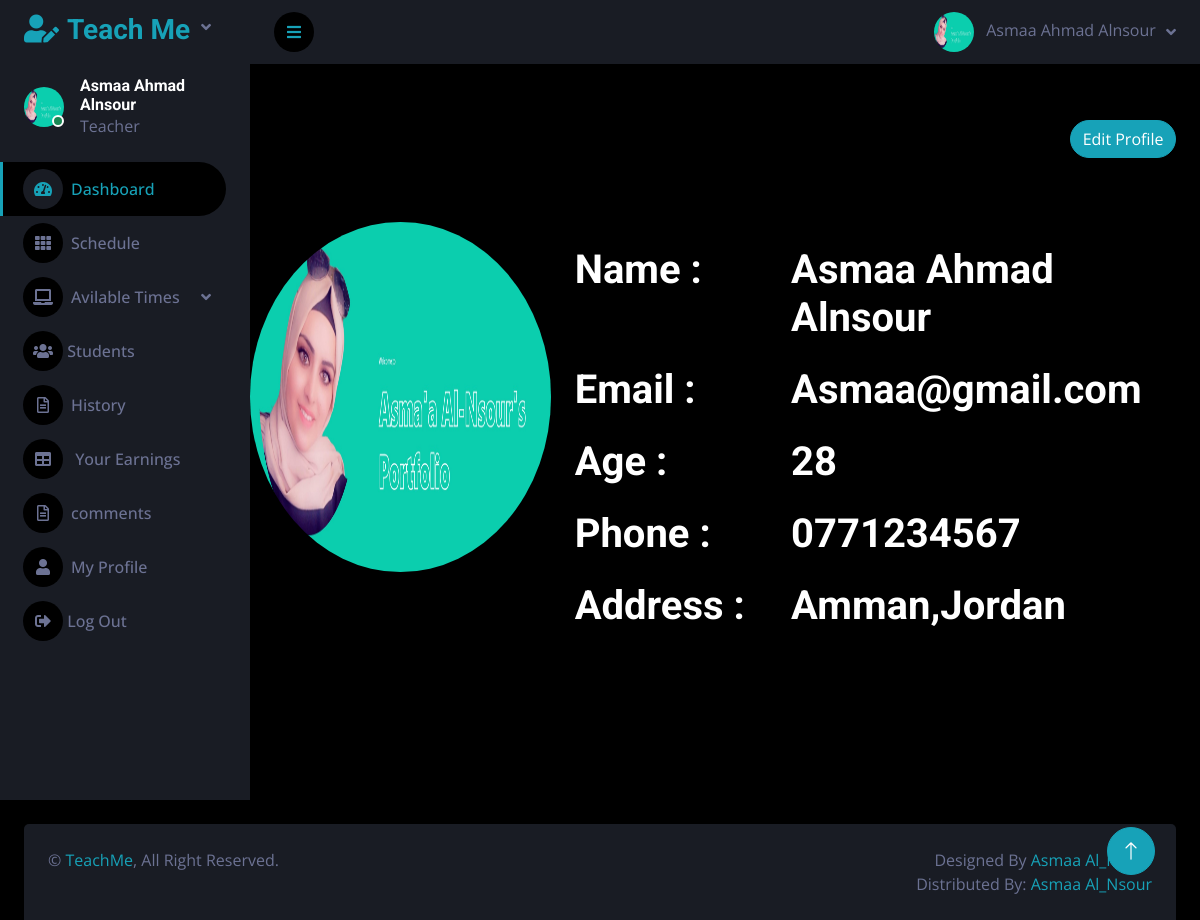
Screenshot of /Source Code/private_online_sessions/teacher_area/index.php?my_profile (signed in) with the database file from the repository.
### tables this page shows
CREATE TABLE `teachers` (
  `id` int(11) NOT NULL,
  `full_name` varchar(255) NOT NULL,
  `phone` varchar(15) NOT NULL,
  `email` varchar(150) NOT NULL,
  `password` varchar(11) NOT NULL,
  `subject_id` int(11) NOT NULL,
  `address` varchar(255) NOT NULL,
  `age` int(11) NOT NULL,
  `image` varchar(255) NOT NULL,
  `degree` varchar(255) NOT NULL,
  `degree_file` varchar(255) NOT NULL,
  `experience` varchar(255) NOT NULL,
  `experience_file` varchar(255) NOT NULL,
  `approval` int(11) NOT NULL DEFAULT 0 COMMENT '0 is not approved',
  `suspend` int(11) NOT NULL DEFAULT 1 COMMENT '0 is suspended',
  `delete_teacher` int(11) NOT NULL DEFAULT 1 COMMENT '0 is Deleted'
);

### Source Code/private_online_sessions/teacher_area/my_profile.php (the view)
<?php
$get_user = "SELECT * FROM `teachers` WHERE id=$id ";
  $run_user = mysqli_query($con,$get_user);
  $row_user=mysqli_fetch_array($run_user);
?>
<div class="row portfolio-container mt-5 ml-5">
<div class="col-lg-10 col-md-10 mb-10 portfolio-item"></div>
<div class="col-lg-2 col-md-2 mb-2 portfolio-item">
<a  href="index.php?edit_profile"  ><button type="button" class="btn btn-primary rounded-pill m-2">Edit Profile</button></a>
</div></div>
        <div class="row portfolio-container mt-5 ml-5">
          <div class="col-lg-4 col-md-6 mb-4 portfolio-item">
            <div class="position-relative overflow-hidden mb-2">
              <img style="width: 200px; height: 350px;" class="img-fluid w-100 rounded-circle" src="../admin_area/user_image/<?php echo $row_user['image']; ?>" alt="" />
            </div>
          </div>
          <div class="col-lg-8 col-md-6 mb-4 portfolio-item">
            <br>
            <div class="row">
            <h1 class="col-lg-4 col-md-6 mb-4 "> Name    : </h1>
            <h1 class="col-lg-8 col-md-6 mb-4 "><?php echo $row_user['full_name']; ?></h1>
            <h1 class="col-lg-4 col-md-6 mb-4 ">Email    : </h1>
            <h1 class="col-lg-8 col-md-6 mb-4 "><?php echo $row_user['email']; ?></h1>
            <h1 class="col-lg-4 col-md-6 mb-4 ">Age     : </h1>
            <h1 class="col-lg-8 col-md-6 mb-4 "><?php echo $row_user['age']; ?></h1>
            <h1 class="col-lg-4 col-md-6 mb-4 ">Phone   : </h1>
            <h1 class="col-lg-8 col-md-6 mb-4 "><?php echo $row_user['phone']; ?></h1>
            <h1 class="col-lg-4 col-md-6 mb-4 ">Address : </h1>
            <h1 class="col-lg-8 col-md-6 mb-4 "><?php echo $row_user['address']; ?></h1>
            </div>
          </div>
          </div>

### Source Code/private_online_sessions/teacher_area/sidebar.php (shortened to what this page needs)
<?php
include("includes/db.php");
if(!isset($_SESSION['teacher_email'])){
echo "<script>window.open('../dashboard/login.php','_self')</script>";
}
else {
    $email=$_SESSION['teacher_email'];
    $get_teacher = "SELECT * FROM teachers WHERE email ='$email'";
    $run_teacher = mysqli_query($con,$get_teacher);
    $row_teacher = mysqli_fetch_array($run_teacher);
?>
<body>
    <div class="container-fluid position-relative d-flex p-0">
        <div class="sidebar pe-4 pb-3">
            <nav class="navbar bg-secondary navbar-dark">
                <a href="index.php?dashboard" class="navbar-brand mx-4 mb-3">
                    <h3 class="text-primary"><i class="fa fa-user-edit me-2"></i>Teach Me</h3>
                </a>
                <div class="d-flex align-items-center ms-4 mb-4">
                    <div class="position-relative">
                        <img class="rounded-circle" src="../admin_area/user_image/<?php echo $row_teacher['image']; ?>" alt="" style="width: 40px; height: 40px;">
                        <div class="bg-success rounded-circle border border-2 border-white position-absolute end-0 bottom-0 p-1"></div>
                    </div>
                    <div class="ms-3">
                        <h6 class="mb-0"><?php echo $_SESSION['teacher_name'] ;?></h6>
                        <span>Teacher</span>
                    </div>
                </div>
                <div class="navbar-nav w-100">
                    <a href="index.php?dashboard" class="nav-item nav-link active"><i class="fa fa-tachometer-alt me-2"></i>Dashboard</a>
                    <a href="index.php?daily_schedule" class="nav-item nav-link"><i class="fa fa-th me-2"></i>Schedule</a>
                    <div class="nav-item dropdown">
                        <a href="#" class="nav-link dropdown-toggle" data-bs-toggle="dropdown"><i class="fa fa-laptop me-2"></i>Avilable Times</a>
                    </div>
                    <a href="index.php?student" class="nav-item nav-link"><i class="fas fa-users"></i>  Students</a>
                    <a href="index.php?history" class="nav-item nav-link"><i class="far fa-file-alt me-2"></i>History</a>
                    <a href="index.php?earnings" class="nav-item nav-link"><i class="fa fa-table me-2"></i> Your Earnings</a>
                    <a href="index.php?comments" class="nav-link dropdown-toggle" ><i class="far fa-file-alt me-2"></i>comments</a>
                    <a href="index.php?my_profile" class="nav-item nav-link"><i class="fa fa-user me-2"></i>My Profile</a>
                    <a href="logout.php" class="nav-item nav-link"><i class="fas fa-sign-out-alt"></i>  Log Out</a>
                </div>
            </nav>
        </div>
        <div class="content">
            <nav class="navbar navbar-expand bg-secondary navbar-dark sticky-top px-4 py-0">
                <a href="#" class="sidebar-toggler flex-shrink-0">
                    <i class="fa fa-bars"></i>
                </a>
                <div class="navbar-nav align-items-center ms-auto">
                    <div class="nav-item dropdown">
                        <a href="#" class="nav-link dropdown-toggle" data-bs-toggle="dropdown">
                            <img class="rounded-circle me-lg-2" src="../admin_area/user_image/<?php echo $row_teacher['image']; ?>" alt="" style="width: 40px; height: 40px;">
                            <span class="d-none d-lg-inline-flex"><?php echo $_SESSION['teacher_name'] ;?></span>
                        </a>
                    </div>
                </div>
            </nav>
        <?php
 }
  ?>

### Source Code/private_online_sessions/teacher_area/css/style.css (style rules this page uses)
:root { --primary: #17A2B8; --secondary: #191C24; --light: #6C7293; --dark: #000000; }
.btn { transition: .5s; }
.sidebar { position: fixed; top: 0; left: 0; bottom: 0; width: 250px; height: 100vh; overflow-y: auto; background: var(--secondary); transition: 0.5s; z-index: 999; }
.content { margin-left: 250px; min-height: 100vh; background: var(--dark); transition: 0.5s; }
@media (min-width: 992px) { .sidebar { margin-left: 0; } }
@media (min-width: 992px) { .content { width: calc(100% - 250px); } }
.sidebar .navbar .navbar-nav .nav-link { padding: 7px 20px; color: var(--light); font-weight: 500; border-left: 3px solid var(--secondary); border-radius: 0 30px 30px 0; outline: none; }
.sidebar .navbar .navbar-nav .nav-link:hover, .sidebar .navbar .navbar-nav .nav-link.active { color: var(--primary); background: var(--dark); border-color: var(--primary); }
.sidebar .navbar .navbar-nav .nav-link i { width: 40px; height: 40px; display: inline-flex; align-items: center; justify-content: center; background: var(--dark); border-radius: 40px; }
.sidebar .navbar .navbar-nav .nav-link:hover i, .sidebar .navbar .navbar-nav .nav-link.active i { background: var(--secondary); }
.sidebar .navbar .dropdown-toggle::after { position: absolute; top: 15px; right: 15px; border: none; content: "\f107"; font-family: "Font Awesome 5 Free"; font-weight: 900; transition: .5s; }
.content .navbar .navbar-nav .nav-link { margin-left: 25px; padding: 12px 0; color: var(--light); outline: none; }
.content .navbar .sidebar-toggler, .content .navbar .navbar-nav .nav-link i { width: 40px; height: 40px; display: inline-flex; align-items: center; justify-content: center; background: var(--dark); border-radius: 40px; }
.content .navbar .dropdown-toggle::after { margin-left: 6px; vertical-align: middle; border: none; content: "\f107"; font-family: "Font Awesome 5 Free"; font-weight: 900; transition: .5s; }

### rows the page displays
teachers: image (picture), full_name "Asmaa Ahmad Alnsour", email "Asmaa@gmail.com", age "28", phone "0771234567", address "Amman,Jordan"

### other values shown
$_SESSION['teacher_name'] "Asmaa Ahmad Alnsour"
